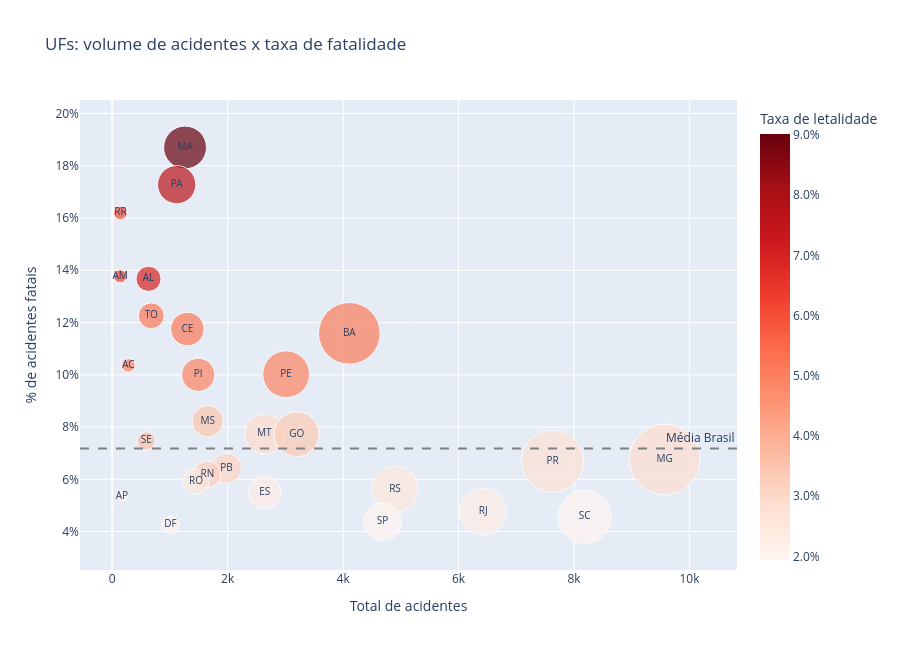

This figure's notebook cell:
### Code cell
tab_uf = indicadores_por_categoria_ordenada(df, "uf", min_registros=30, coluna_ordenacao="taxa_fatal")

# Volume (eixo X) x gravidade (eixo Y): bolha = mortos, cor = taxa de letalidade
fig = px.scatter(
    tab_uf,
    x="total_acidentes",
    y="taxa_fatal",
    size="total_mortos",
    color="taxa_letalidade",
    text="uf",
    color_continuous_scale="Reds",
    hover_data=["total_acidentes_fatais", "total_pessoas", "total_feridos"],
    size_max=50,
    title="UFs: volume de acidentes x taxa de fatalidade",
    labels={
        "total_acidentes": "Total de acidentes",
        "taxa_fatal": "% de acidentes fatais",
        "total_mortos": "Total de mortos",
        "taxa_letalidade": "Taxa de letalidade",
        "total_acidentes_fatais": "Acidentes fatais",
        "total_pessoas": "Pessoas envolvidas",
        "total_feridos": "Feridos",
    },
    height=650
)

# Linha de referência: taxa de fatalidade média do país
fig.add_hline(
    y=df["acidente_fatal"].mean(),
    line_dash="dash",
    line_color="gray",
    annotation_text="Média Brasil",
    annotation_position="top right"
)

fig.update_traces(textposition="middle center", textfont_size=10)
fig.update_yaxes(tickformat=".0%")
fig.update_layout(coloraxis_colorbar_tickformat=".1%")
fig.show()

### Figure 1 — Plotly figure (JSON) as saved in the notebook; plotly's stock layout.template omitted (floating-point values rounded to 4 significant figures)
{"data": [{"customdata": [[236, 3412, 1295], [193, 3090, 1191], [23, 495, 193], [19, 378, 149], [86, 1663, 740], [83, 1878, 784], [153, 3459, 1429], [476, 11568, 5023], [29, 702, 328], [302, 7554, 3348], [149, 3664, 1689], [136, 4476, 1755], [204, 7215, 2835], [247, 8508, 3557], [44, 1402, 627], [647, 25746, 12002], [511, 20264, 8537], [127, 4643, 2284], [102, 3828, 1902], [86, 3979, 1647], [275, 13003, 5553], [145, 6618, 3294], [9, 491, 260], [306, 15765, 7659], [374, 20424, 9400], [205, 11621, 4988], [43, 2500, 1081]], "hovertemplate": "Total de acidentes=%{x}<br>% de acidentes fatais=%{y}<br>Total de mortos=%{marker.size}<br>uf=%{text}<br>Acidentes fatais=%{customdata[0]}<br>Pessoas envolvidas=%{customdata[1]}<br>Feridos=%{customdata[2]}<br>Taxa de letalidade=%{marker.color}<extra></extra>", "legendgroup": "", "marker": {"color": [0.09018, 0.07664, 0.06007, 0.06221, 0.06988, 0.05141, 0.05147, 0.05081, 0.04852, 0.04909, 0.04937, 0.03458, 0.02907, 0.03347, 0.03585, 0.02862, 0.02753, 0.03102, 0.03218, 0.02547, 0.02545, 0.02279, 0.02301, 0.02279, 0.01941, 0.01953, 0.02003], "coloraxis": "coloraxis", "size": [281, 224, 28, 26, 96, 102, 171, 583, 29, 336, 168, 150, 243, 308, 51, 765, 593, 142, 111, 102, 327, 161, 14, 330, 434, 221, 47], "sizemode": "area", "sizeref": 0.306, "symbol": "circle"}, "mode": "markers+text", "name": "", "orientation": "v", "showlegend": false, "text": ["MA", "PA", "RR", "AM", "AL", "TO", "CE", "BA", "AC", "PE", "PI", "MS", "MT", "GO", "SE", "MG", "PR", "PB", "RN", "RO", "RS", "ES", "AP", "RJ", "SC", "SP", "DF"], "textfont": {"size": 10}, "textposition": "middle center", "type": "scatter", "x": [1262, 1117, 142, 138, 629, 677, 1302, 4108, 280, 3013, 1490, 1654, 2636, 3196, 589, 9570, 7630, 1978, 1648, 1452, 4899, 2642, 169, 6428, 8186, 4683, 1011], "xaxis": "x", "y": [0.187, 0.1728, 0.162, 0.1377, 0.1367, 0.1226, 0.1175, 0.1159, 0.1036, 0.1002, 0.1, 0.08222, 0.07739, 0.07728, 0.0747, 0.06761, 0.06697, 0.06421, 0.06189, 0.05923, 0.05613, 0.05488, 0.05325, 0.0476, 0.04569, 0.04378, 0.04253], "yaxis": "y"}], "layout": {"annotations": [{"showarrow": false, "text": "Média Brasil", "x": 1, "xanchor": "right", "xref": "x domain", "y": 0.07183, "yanchor": "bottom", "yref": "y"}], "coloraxis": {"autocolorscale": false, "colorbar": {"tickformat": ".1%", "title": {"text": "Taxa de letalidade"}}, "colorscale": [[0, "rgb(255,245,240)"], [0.125, "rgb(254,224,210)"], [0.25, "rgb(252,187,161)"], [0.375, "rgb(252,146,114)"], [0.5, "rgb(251,106,74)"], [0.625, "rgb(239,59,44)"], [0.75, "rgb(203,24,29)"], [0.875, "rgb(165,15,21)"], [1, "rgb(103,0,13)"]]}, "height": 650, "legend": {"itemsizing": "constant", "tracegroupgap": 0}, "shapes": [{"line": {"color": "gray", "dash": "dash"}, "type": "line", "x0": 0, "x1": 1, "xref": "x domain", "y0": 0.07183, "y1": 0.07183, "yref": "y"}], "title": {"text": "UFs: volume de acidentes x taxa de fatalidade"}, "xaxis": {"anchor": "y", "domain": [0, 1], "title": {"text": "Total de acidentes"}}, "yaxis": {"anchor": "x", "domain": [0, 1], "tickformat": ".0%", "title": {"text": "% de acidentes fatais"}}}}
